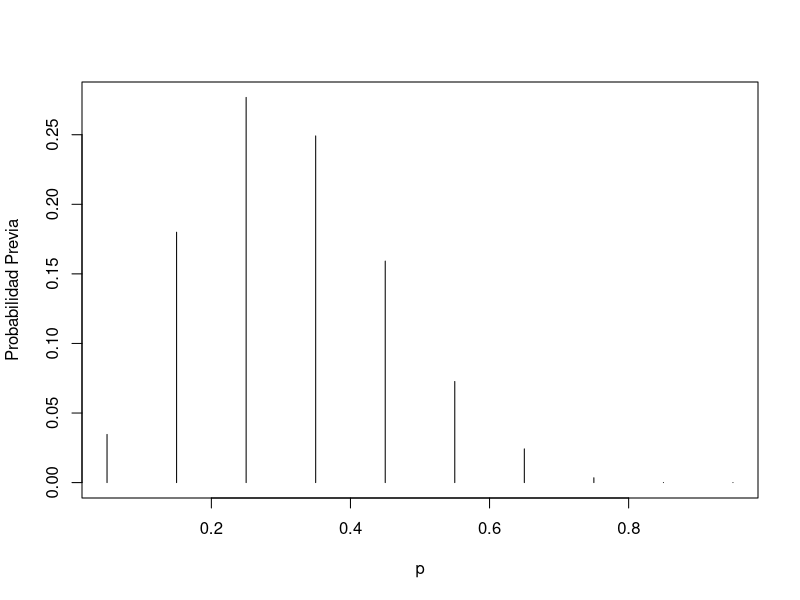
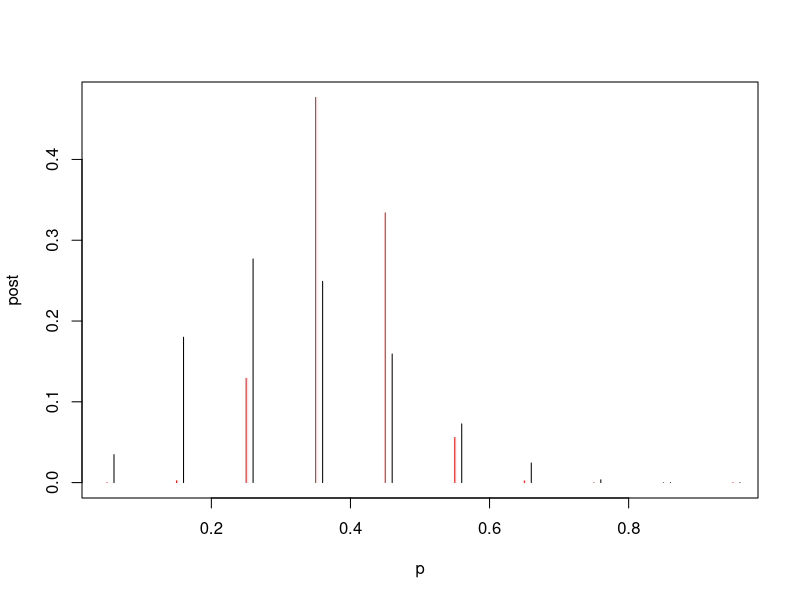
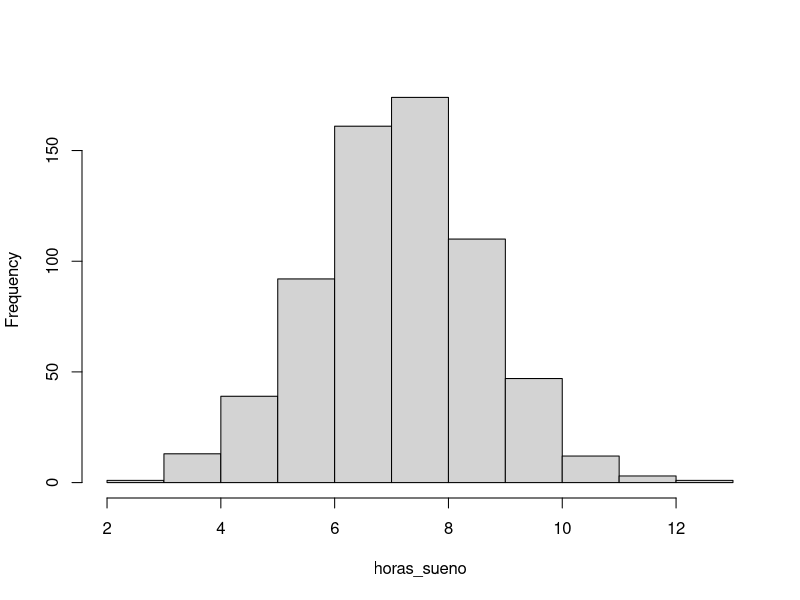
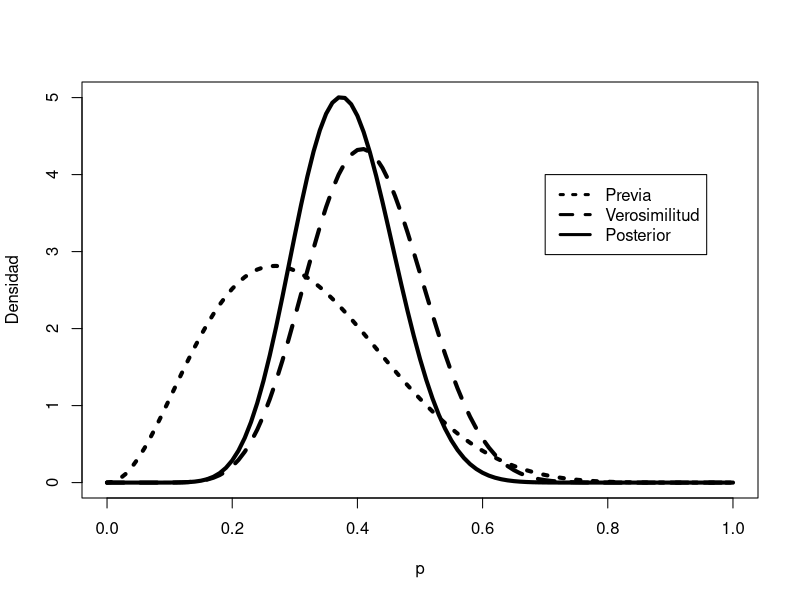
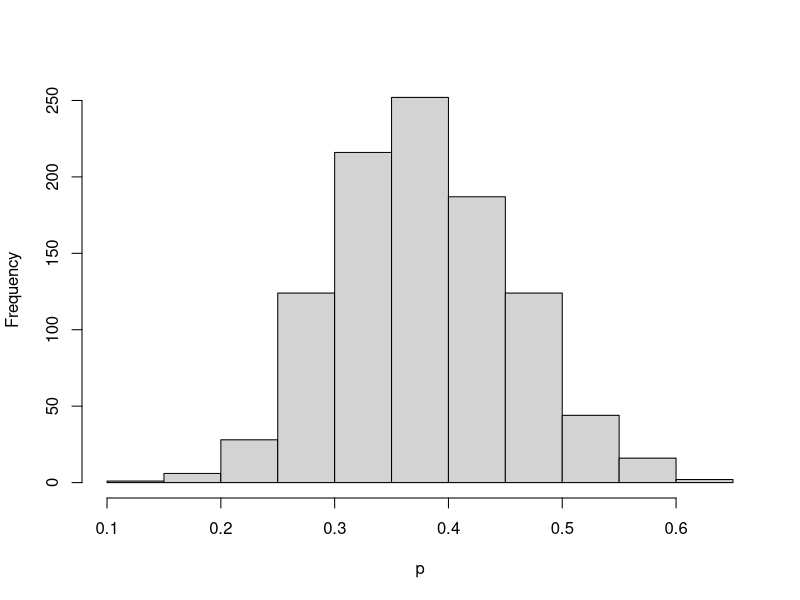
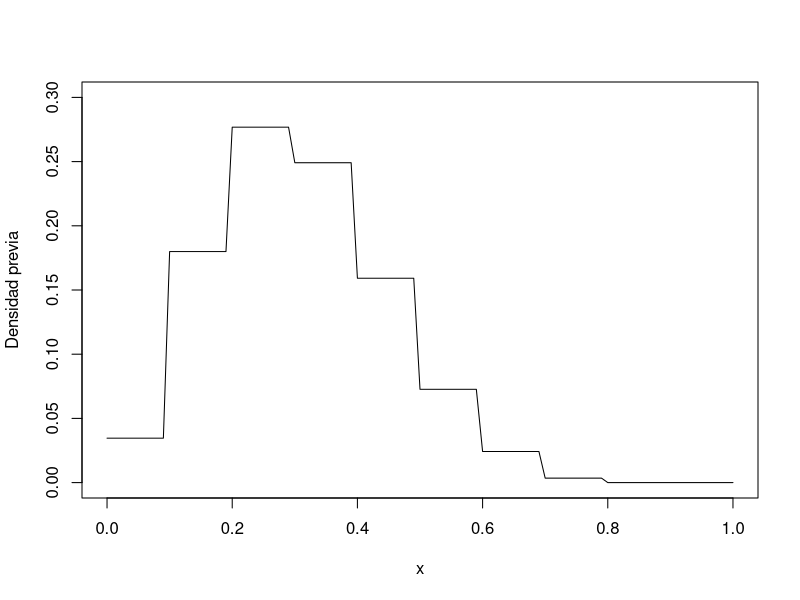
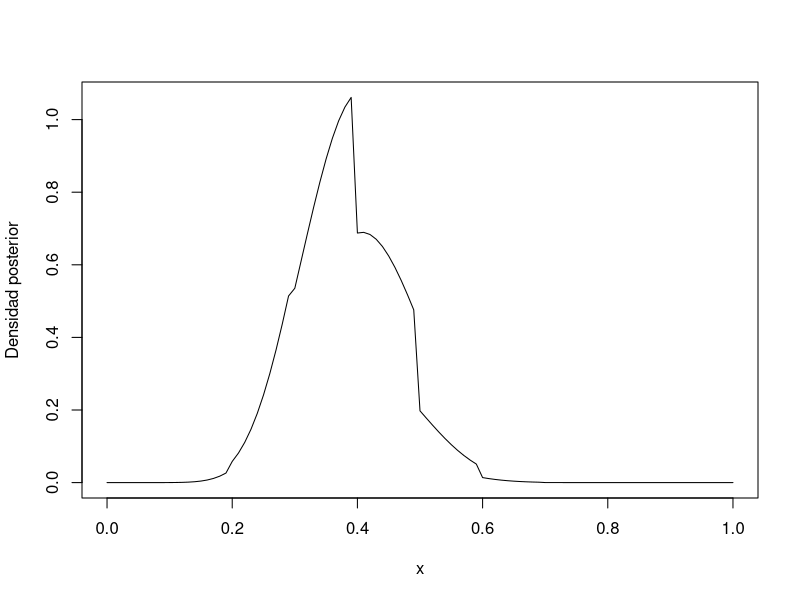
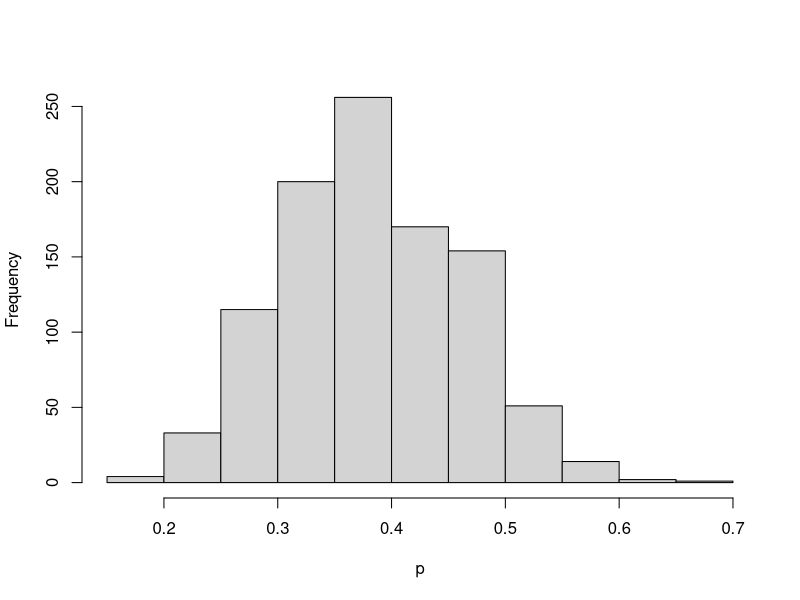

The R script that drew these images, in order: (Note: this script raises an error after producing the figures.)
## ---- chunk 1
(p <- seq(0.05, 0.95, by = 0.1))
(prior <- c(1, 5.2, 8, 7.2, 4.6, 2.1, 0.7, 0.1, 0, 0))
(prior <- prior / sum(prior))
plot(p, prior, type = "h", ylab = "Probabilidad Previa")
## ---- chunk 2
library(LearnBayes)
data <- c(11, 16)
post <- pdisc(p, prior, data)
round(cbind(p, prior, post), 2)
## ---- chunk 3
plot(p, post, type = "h", col = "red")
lines(p + 0.01, prior , type = "h")
## ---- chunk 4
	data("studentdata")
## ---- chunk 5
horas_sueno <- studentdata$WakeUp - studentdata$ToSleep
horas_sueno <- na.omit(horas_sueno)
summary(horas_sueno)
hist(horas_sueno, main = "")
## ---- chunk 6
quantile2 <- list(p = .9, x = .5)
quantile1 <- list(p = .5, x = .3)
ab <- beta.select(quantile1, quantile2)

a <- ab[1]
b <- ab[2]
s <- 11
f <- 16

## ---- chunk 7
curve(
  dbeta(x, a + s, b + f),
  from = 0,
  to = 1,
  xlab = "p",
  ylab = "Densidad",
  lty = 1,
  lwd = 4
)
curve(dbeta(x, s + 1, f + 1),
      add = TRUE,
      lty = 2,
      lwd = 4)
curve(dbeta(x, a, b),
      add = TRUE,
      lty = 3,
      lwd = 4)
legend(
  .7,
  4,
  c("Previa", "Verosimilitud", "Posterior"),
  lty = c(3, 2, 1),
  lwd = c(3, 3, 3)
)
## ---- chunk 8
1 - pbeta(0.5, a + s, b + f)
## ---- chunk 9
qbeta(c(0.05, 0.95), a + s, b + f)
## ---- chunk 10
ps <-  rbeta(1000, a + s, b + f)
hist(ps, xlab = "p", main = "")
## ---- chunk 11

sum(ps >= 0.5)/1000
## ---- chunk 12
quantile(ps, c(0.05, 0.95))
## ---- chunk 13
midpt <- seq(0.05, 0.95, by = 0.1)
prior <- c(1, 5.2,  8, 7.2, 4.6, 2.1, 0.7, 0.1, 0, 0)
prior <- prior / sum(prior) 
## ---- chunk 14
curve(
  histprior(x, midpt, prior),
  from = 0,
  to = 1,
  ylab = "Densidad previa",
  ylim = c(0, .3)
)
## ---- chunk 15
	curve(
	histprior(x, midpt, prior) * dbeta(x, s + 1, f + 1),
	from = 0,
	to = 1,
	ylab = "Densidad posterior"
	)
## ---- chunk 16
p = seq(0, 1, length = 1000)
post = histprior(p, midpt, prior) * dbeta(p, s + 1, f + 1)
post = post / sum(post)
## ---- chunk 17
ps <- sample(p, replace = TRUE, prob = post)
hist(ps, xlab = "p", main = "")
## ---- chunk 18
P <- 1:7

pos_actual <- sample(P, 1)
pos_nueva <- pos_actual

n_pasos <- 50000
trayectoria <- numeric(n_pasos)

trayectoria[1] <- pos_actual

for (k in 2:n_pasos) {
		#Tira la moneda para decidir

		moneda <-   rbinom(1, 1, 0.5)
		# moneda  es 0 o 1
		pos_nueva <- pos_actual
		if (moneda == 1 & (pos_actual + 1) <= 7) {
				pos_nueva = pos_actual + 1
			} else if (moneda == 0 & (pos_actual - 1) >= 1) {
				pos_nueva <- pos_actual - 1
			}

		p_moverse <-  min(pos_nueva / pos_actual, 1)

		hay_movimiento <- 1 - p_moverse <= runif(1)

		if (hay_movimiento) {
				pos_actual <- pos_nueva
			}

		trayectoria[k] <- pos_nueva
	}

## ---- chunk 19
df <- data.frame(x = 1:n_pasos, P = trayectoria)

ggplot(df[1:200, ]) +
  geom_line(aes(x, P)) +
  coord_flip() +
  theme_minimal(base_size = 16)


ggplot(df) +
  geom_histogram(aes(P), stat = "count") +
  theme_minimal(base_size = 16)

## ---- chunk 20
mean(trayectoria) 
sd(trayectoria) 
## ---- chunk 21
# Carga de datos observados
datos_observados <- c(rep(0, 6), rep(1, 14))

# Función de verosimilitud Binomial
verosimilitud <- function(theta, data) {
  z <- sum(data)
  N <- length(data)
  pDatosDadoTheta <- theta ^ z * (1 - theta) ^ (N - z)
  # Es para asegurarse que los datos caigan en [0,1].
  pDatosDadoTheta[theta > 1 | theta < 0] <- 0
  return(pDatosDadoTheta)
}

# densidad previa
previa <- function(theta) {
  pTheta <- dbeta(theta, 1, 1)
  # Es para asegurarse que los datos caigan en [0,1].
  pTheta[theta > 1 | theta < 0] <- 0
  return(pTheta)
}

# densidad posterior
posterior <- function(theta, data) {
  posterior <- verosimilitud(theta, data) * previa(theta)
  return(posterior)
}

n_pasos <- 50000

trayectoria <- rep(0, n_pasos)

# Valor inicial
trayectoria[1] <- 0.01

n_aceptados <- 0
n_rechazados <- 0


sigma <- 0.2

for (t in 2:(n_pasos - 1)) {
  pos_actual <- trayectoria[t]
  
  salto_propuesto <- rnorm(1, mean = 0, sd = sigma)
  
  proba_aceptacion <-
    min(
      1,
      posterior(pos_actual + salto_propuesto,
                datos_observados) / posterior(pos_actual, datos_observados)
    )
  
  # Aceptamos el salto?
  if (runif(1) < proba_aceptacion) {
    # Aceptados
    trayectoria[t + 1] <- pos_actual + salto_propuesto
    n_aceptados <- n_aceptados + 1
  } else {
    # Rechazos
    trayectoria[t + 1] <- pos_actual
    n_rechazados <- n_rechazados + 1
  }
}


## ---- chunk 22
mean(trayectoria[500:n_pasos])
sd(trayectoria[500:n_pasos])
## ---- chunk 23
df <- data.frame(x = 1:n_pasos, P = trayectoria)

ggplot(df[1:500,]) +
  geom_line(aes(x, P), size = 0.5) +
  coord_flip() +
  theme_minimal(base_size = 16)

ggplot(df[500:n_pasos, ]) +
  geom_histogram(aes(P, y = ..density..), color = "white") +
  theme_minimal(base_size = 16)

## ---- chunk 24
metro_2coins <- function(
  z1, n1,              # z = successes, n = trials
  z2, n2,              # z = successes, n = trials
  size  = c(0.1, 0.1), # sds of jump distribution
  start = c(0.5, 0.5), # value of thetas to start at
  num_steps = 5e4,     # number of steps to run the algorithm
  prior1 = dbeta,      # function describing prior
  prior2 = dbeta,      # function describing prior
  args1 = list(),      # additional args for prior1
  args2 = list()      # additional args for prior2
  ) {
  
  theta1            <- rep(NA, num_steps)  # trick to pre-alocate memory
  theta2            <- rep(NA, num_steps)  # trick to pre-alocate memory
  proposed_theta1   <- rep(NA, num_steps)  # trick to pre-alocate memory
  proposed_theta2   <- rep(NA, num_steps)  # trick to pre-alocate memory
  move              <- rep(NA, num_steps)  # trick to pre-alocate memory
  theta1[1]         <- start[1]
  theta2[1]         <- start[2]

  size1 <- size[1] 
  size2 <- size[2] 
  
  for (i in 1:(num_steps-1)) {
    # head to new "island"
    proposed_theta1[i + 1] <- rnorm(1, theta1[i], size1)
    proposed_theta2[i + 1] <- rnorm(1, theta2[i], size2)
    
    if (proposed_theta1[i + 1] <= 0 ||
        proposed_theta1[i + 1] >= 1 ||
        proposed_theta2[i + 1] <= 0 ||
        proposed_theta2[i + 1] >= 1) {
      proposed_posterior <- 0  # because prior is 0
    } else {
      current_prior <- 
        do.call(prior1, c(list(theta1[i]), args1)) *
        do.call(prior2, c(list(theta2[i]), args2))
      current_likelihood  <- 
        dbinom(z1, n1, theta1[i]) *
        dbinom(z2, n2, theta2[i])
      current_posterior   <- current_prior * current_likelihood
      
      proposed_prior <- 
        do.call(prior1, c(list(proposed_theta1[i+1]), args1)) *
        do.call(prior2, c(list(proposed_theta2[i+1]), args2))
      proposed_likelihood  <- 
        dbinom(z1, n1, proposed_theta1[i+1]) *
        dbinom(z2, n2, proposed_theta2[i+1])
      proposed_posterior   <- proposed_prior * proposed_likelihood
    }
    prob_move           <- proposed_posterior / current_posterior
    
    # sometimes we "sail back"
    if (runif(1) > prob_move) { # sail back
       move[i + 1] <- FALSE
      theta1[i + 1] <- theta1[i]
      theta2[i + 1] <- theta2[i]
    } else {                    # stay
       move[i + 1] <- TRUE
      theta1[i + 1] <- proposed_theta1[i + 1]
      theta2[i + 1] <- proposed_theta2[i + 1]
    }
  }
  
  tibble(
    step = 1:num_steps, 
    theta1 = theta1,
    theta2 = theta2,
    proposed_theta1 = proposed_theta1,
    proposed_theta2 = proposed_theta2,
    move = move, 
    size1 = size1,
    size2 = size2
  )
}
## ---- chunk 25
Metro_2coinsA <-
  metro_2coins(
    z1 = 6,
    n1 = 8,
    z2 = 2,
    n2 = 7,
    size = c(0.02, 0.02),
    args1 = list(shape1 = 2, shape2 = 2),
    args2 = list(shape1 = 2, shape2 = 2)
  )

Metro_2coinsA %>%
  gf_density2d(theta2 ~ theta1)

Metro_2coinsA %>%
  gf_density( ~ (theta2 - theta1))

acf(Metro_2coinsA$theta2 - Metro_2coinsA$theta1)
## ---- chunk 26
Metro_2coinsA %>% filter(step < 500) %>%
  gf_path(
    theta2 ~ theta1,
    color = ~ step,
    alpha = 0.5,
    arrow = arrow(
      type = "open",
      angle = 30,
      length = unit(0.1, "inches")
    )
  ) +
  theme_minimal() 
## ---- chunk 27

## ---- chunk 28
Metro_2coinsB <-
  metro_2coins(
    z1 = 6,
    n1 = 8,
    z2 = 2,
    n2 = 7,
    size = c(0.2, 0.2),
    args1 = list(shape1 = 2, shape2 = 2),
    args2 = list(shape1 = 2, shape2 = 2)
  )

Metro_2coinsB %>%
  gf_density2d(theta2 ~ theta1)

acf(Metro_2coinsB$theta2 - Metro_2coinsB$theta1)

## ---- chunk 29
Metro_2coinsB %>% filter(step < 500) %>%
  gf_path(
    theta2 ~ theta1,
    color = ~ step,
    alpha = 0.5,
    arrow = arrow(
      type = "open",
      angle = 30,
      length = unit(0.1, "inches")
    )
  ) +
  theme_minimal() 
## ---- chunk 30
gibbs_2coins <- function(
  z1, n1,              # z = successes, n = trials
  z2, n2,              # z = successes, n = trials
  start = c(0.5, 0.5), # value of thetas to start at
  num_steps = 1e4,     # number of steps to run the algorithm
  a1, b1,              # params for prior for theta1
  a2, b2               # params for prior for theta2
  ) {
  
  theta1            <- rep(NA, num_steps)  # trick to pre-alocate memory
  theta2            <- rep(NA, num_steps)  # trick to pre-alocate memory
  theta1[1]         <- start[1]
  theta2[1]         <- start[2]
  
  for (i in 1:(num_steps-1)) {
    if (i %% 2 == 1) { # update theta1
      theta1[i+1] <- rbeta(1, z1 + a1, n1 - z1 + b1)
      theta2[i+1] <- theta2[i]
    } else {           # update theta2
      theta1[i+1] <- theta1[i]
      theta2[i+1] <- rbeta(1, z2 + a2, n2 - z2 + b2)
    }
  }
  
  tibble(
    step = 1:num_steps, 
    theta1 = theta1,
    theta2 = theta2,
  )
}
## ---- chunk 31
Gibbs <-
  gibbs_2coins(z1 = 6, n1 = 8,
               z2 = 2, n2 = 7,
               a1 = 2, b1 = 2, a2 = 2, b2 = 2)  

Gibbs %>% gf_density2d(theta2 ~ theta1)

Gibbs %>% gf_dens( ~ theta1)

acf(Gibbs$theta1)
## ---- chunk 32
 Gibbs %>% filter(step < 500) %>%
  gf_path(
    theta2 ~ theta1,
    color = ~ step,
    alpha = 0.5,
    arrow = arrow(
      type = "open",
      angle = 30,
      length = unit(0.1, "inches")
    )
  ) +
  theme_minimal() 
## ---- chunk 33
Gibbs %>% filter(step %% 2 == 0) %>% gf_density2d(theta2 ~ theta1)

Gibbs %>% filter(step %% 2 == 0) %>% gf_density( ~ (theta2 - theta1))

Gibbs %>% filter(step %% 2 == 0) %>% 
  mutate(difference = theta2 - theta1) %>%
  pull(difference) %>%
  acf()

## ---- chunk 34
Gibbs %>% filter(step < 500, step %% 2 == 0) %>%
  gf_path(
    theta2 ~ theta1,
    color = ~ step,
    alpha = 0.5,
    arrow = arrow(
      type = "open",
      angle = 30,
      length = unit(0.1, "inches")
    )
  ) +
  theme_minimal() 
